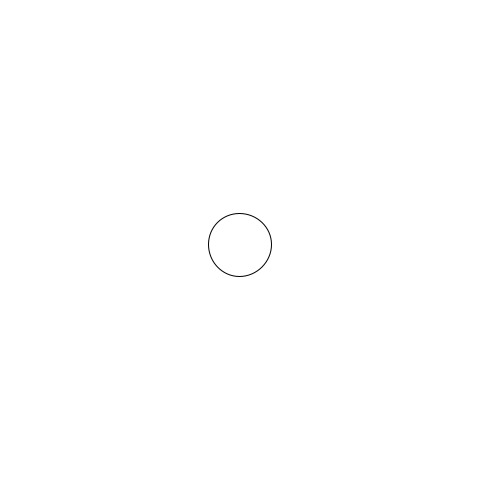
Frame 1 (no input)
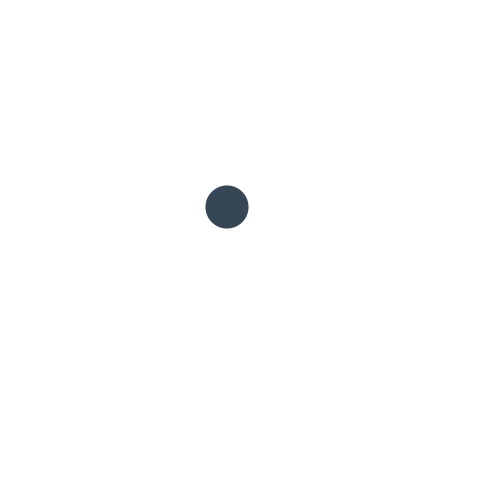
Frame 60 (the mouse pressed at the canvas centre just before this capture)
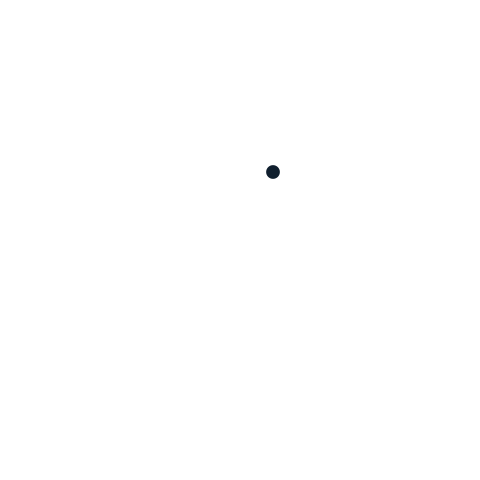
Frame 120 (the mouse held since frame 60 and released just before this capture)

The Processing sketch that drew these frames (run headless with seeded random() and noise(); from frame 60 on, the mouse is pressed at the canvas centre):

// Processing sketch: sjyz
// ── sjyz.pde
class Walker {
  int x;
  int y;
  float w;
  
  
  Walker() {  
    x=width/2;
    y=height/2;
  }
  
  
  void display() {
     w = random(66);
    //point(x, y);
    ellipse(x, y,w, w);
    noStroke();
    fill(w,w+15,w+30); 
    
    
    
    
  }
  
  
  void step() {
  
    float r =random(1);
    if (r<0.4) {     
      if (mouseX>x) {
        x++;
      } else {
        x--;
      };

      if (mouseY>y) {
        y++;
      } else {
        y--;
      }
    } else {
      int choice = int(random(4));
      if (choice==0 ) {
        x+=5;
      } else if (choice == 1) {
        y+=5;
      } else if (choice== 2) {
        x-=5;
      } else if (choice ==3 ) {
        y-=5;
      }
    }
  }
}



Walker w;

void setup() {
  size(480, 480);
  w =new Walker();
  background(255);
}

void draw() {
  
  background(255);
  w.step();
  w.display();
}
